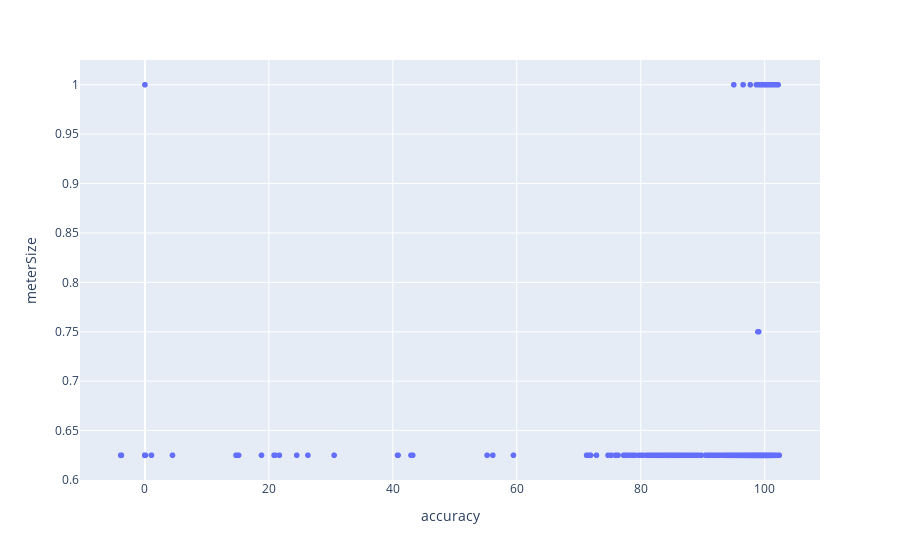

The cell this chart's notebook holds for it:
### Code cell
scatter_plot(df, x="accuracy", y="meterSize")

### Figure 1 — Plotly figure (JSON) as saved in the notebook; plotly's stock layout.template omitted (floating-point values rounded to 4 significant figures; data arrays with more than 128 entries replaced by an {"elided": "..."} marker saying what was removed)
{"data": [{"hovertemplate": "accuracy=%{x}<br>meterSize=%{y}<extra></extra>", "legendgroup": "", "marker": {"color": "#636efa", "symbol": "circle"}, "mode": "markers", "name": "", "showlegend": false, "type": "scattergl", "x": {"elided": "1960 float values"}, "xaxis": "x", "y": {"elided": "1960 float values"}, "yaxis": "y"}], "layout": {"legend": {"tracegroupgap": 0}, "margin": {"t": 60}, "xaxis": {"anchor": "y", "domain": [0, 1], "title": {"text": "accuracy"}}, "yaxis": {"anchor": "x", "domain": [0, 1], "title": {"text": "meterSize"}}}}
